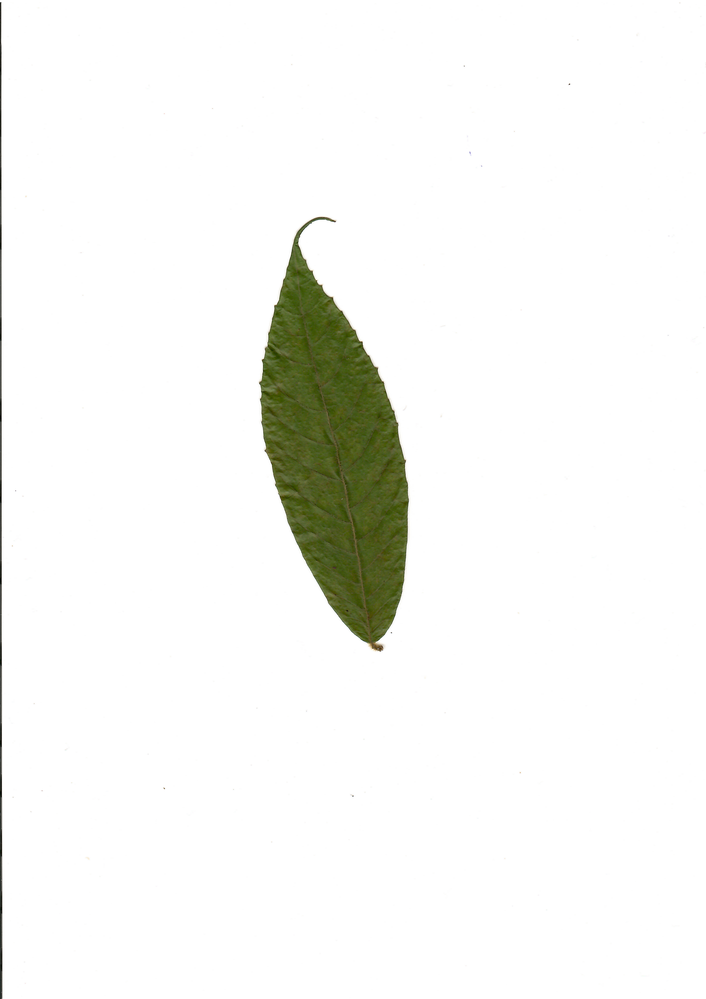
#> input picture sample_inputs/ANTO_291.tif, 706 x 999 px, shrunk from 2479 x 3507 before the run
$ python leaf_area_calculator.py
#> lines starting #> are read from the running program, lines starting #| are printed output that depends on the picture; after the words box and inside, x2 and y2 are one past the last pixel; in counts of white or black regions, pixels touching at a corner belong together
#> the answer given: sample_inputs
#> pass 2 of the loop in batch_process_leaves, `for pattern in search_patterns:`:
import os
import glob
import csv
import cv2
import numpy as np
import matplotlib.pyplot as plt
from sklearn.cluster import KMeans

def calculate_leaf_area_robust(image_path, dpi=300):
#> called with image_path = 'sample_inputs/ANTO_291.tif', dpi = 300
    img = cv2.imread(image_path)
#> img is the input picture: shape (999, 706, 3); mean B, G, R 242.6, 245.8, 245.1
    if img is None:
        raise ValueError(f"Could not load image at {image_path}")

    img_rgb = cv2.cvtColor(img, cv2.COLOR_BGR2RGB)

    pixel_values = img_rgb.reshape((-1, 3))
    pixel_values = np.float32(pixel_values)
    kmeans = KMeans(n_clusters=2, random_state=42, n_init=10)
    labels = kmeans.fit_predict(pixel_values)

    centers = kmeans.cluster_centers_
    leaf_cluster_label = np.argmin(np.mean(centers, axis=1))

    mask = (labels == leaf_cluster_label).astype(np.uint8)
    mask = mask.reshape(img_rgb.shape[:2])
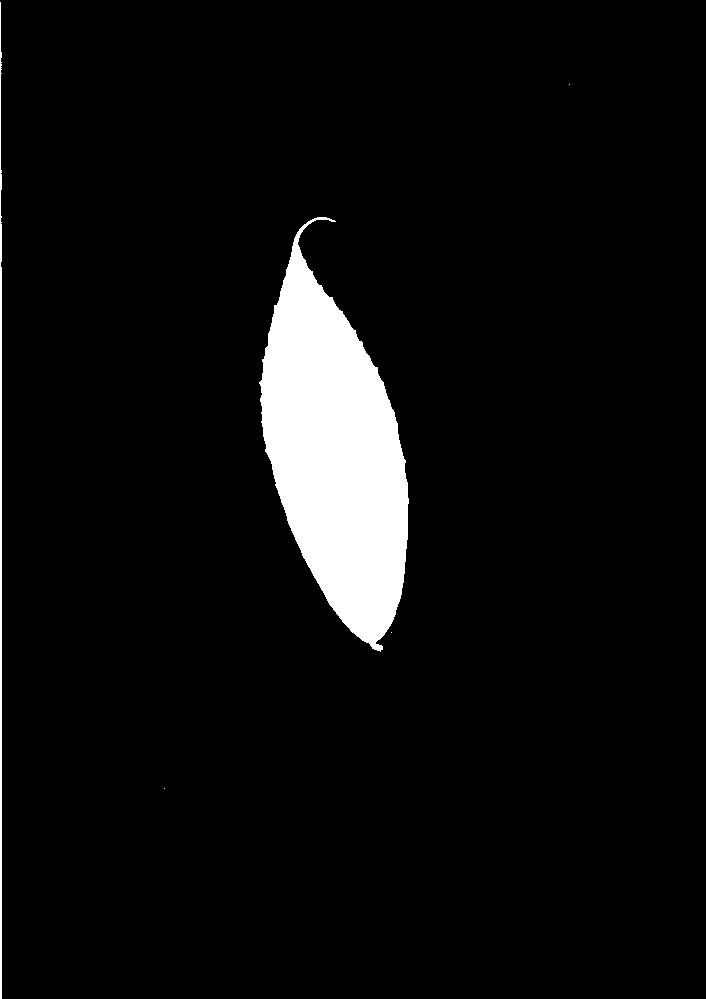
#> mask: shape (999, 706); values 0 (black) and 1 (white), 5.5% white; 5 white regions (3 under 20 px), largest, box (x1, y1, x2, y2) and area: (259, 217, 409, 652) 37330, (0, 2, 2, 999) 1801

    kernel = np.ones((5,5), np.uint8)
    mask_closed = cv2.morphologyEx(mask, cv2.MORPH_CLOSE, kernel)
#> mask_closed: shape (999, 706); values 0 (black) and 1 (white), 5.6% white; 5 white regions (3 under 20 px)

    contours, hierarchy = cv2.findContours(mask_closed, cv2.RETR_CCOMP, cv2.CHAIN_APPROX_SIMPLE)
#> contours = 5 contours, 3 with area under 20; largest, box (x1, y1, x2, y2) and area: (259, 217, 409, 652) 36878, (0, 0, 2, 999) 820

    mask_filled = np.zeros_like(mask)
    mask_exact = np.zeros_like(mask)

    min_leaf_area = 500
    min_hole_area = 150

    if hierarchy is not None:

        for i, cnt in enumerate(contours):
            parent_idx = hierarchy[0][i][3]
            if parent_idx == -1 and cv2.contourArea(cnt) > min_leaf_area:
                cv2.drawContours(mask_filled, [cnt], -1, 1, thickness=cv2.FILLED)
                cv2.drawContours(mask_exact, [cnt], -1, 1, thickness=cv2.FILLED)
#> this loop made 5 passes
#> cnt on passes 1, 2, 4: [[164, 788]], [[391, 632]], [[569, 84]]
#> mask_exact: shape (999, 706); values 0 (black) and 1 (white), 5.6% white; 2 white regions, box (x1, y1, x2, y2) and area: (259, 217, 409, 652) 37351, (0, 0, 2, 999) 1819

        for i, cnt in enumerate(contours):
            parent_idx = hierarchy[0][i][3]
            if parent_idx != -1 and cv2.contourArea(cnt) > min_hole_area:
                cv2.drawContours(mask_exact, [cnt], -1, 0, thickness=cv2.FILLED)


    pixels_per_cm = dpi / 2.54
    area_per_pixel = (1 / pixels_per_cm) ** 2

    exact_area_cm2 = np.sum(mask_exact) * area_per_pixel
#> exact_area_cm2 = 2.81
    filled_area_cm2 = np.sum(mask_filled) * area_per_pixel
#> filled_area_cm2 = 2.81

    return img_rgb, mask, mask_exact, exact_area_cm2, mask_filled, filled_area_cm2

def batch_process_leaves(input_dir, output_dir):
    os.makedirs(output_dir, exist_ok=True)

    csv_file_path = os.path.join(output_dir, 'leaf_areas_report.csv')
    search_patterns = [os.path.join(input_dir, '*.tif'), os.path.join(input_dir, '*.tiff'),
                       os.path.join(input_dir, '*.TIF'), os.path.join(input_dir, '*.TIFF')]

    image_paths = []
    for pattern in search_patterns:
        image_paths.extend(glob.glob(pattern))

    image_paths = list(set(image_paths))

    if not image_paths:
        print(f"No .tif or .tiff files found in {input_dir}")
        return

    print(f"Found {len(image_paths)} images. Starting processing...")
    csv_data = []

    for img_path in image_paths:
        filename = os.path.basename(img_path)
        base_name = os.path.splitext(filename)[0]
        print(f"Processing: {filename}...")

        try:

            original, noisy_mask, exact_mask, exact_area, filled_mask, filled_area = calculate_leaf_area_robust(img_path)
#> exact_area = 2.81; filled_area = 2.81

            csv_data.append([filename, round(exact_area, 4), round(filled_area, 4)])

            fig, ax = plt.subplots(1, 4, figsize=(20, 6))

            fig.suptitle(f"Sample: {base_name}", fontsize=20, fontweight='bold', color='darkblue')

            ax[0].imshow(original)
            ax[0].set_title("Original Image", fontsize=14)
            ax[0].axis('off')

            ax[1].imshow(noisy_mask, cmap='viridis')
            ax[1].set_title("Raw K-Means", fontsize=14)
            ax[1].axis('off')

            ax[2].imshow(exact_mask, cmap='plasma')
            ax[2].set_title(f"Exact Area (With Holes)\n{exact_area:.2f} cm²", fontsize=14, fontweight='bold', color='darkred')
            ax[2].axis('off')

            ax[3].imshow(filled_mask, cmap='plasma')
            ax[3].set_title(f"Filled Area (Holes Filled)\n{filled_area:.2f} cm²", fontsize=14, fontweight='bold', color='darkgreen')
            ax[3].axis('off')

            plt.tight_layout()

            plot_save_path = os.path.join(output_dir, f"{base_name}.png")
            plt.savefig(plot_save_path, bbox_inches='tight', dpi=150)
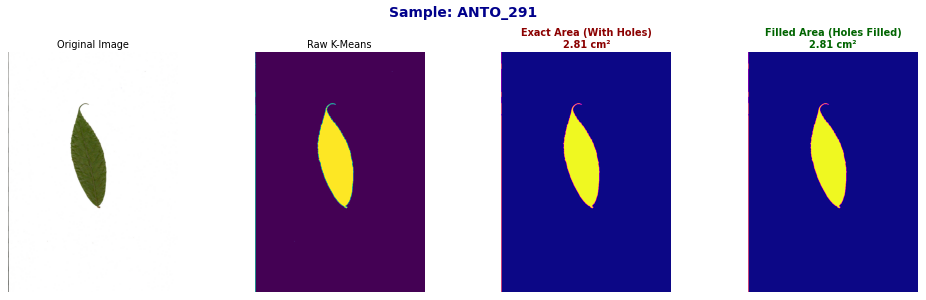
#> figure drawn by matplotlib, 4 panels
            plt.close(fig)

        except Exception as e:
            print(f"Error processing {filename}: {e}")
            csv_data.append([filename, "ERROR", "ERROR"])
#> pass 2 of the loop in batch_process_leaves, `for img_path in image_paths:`:
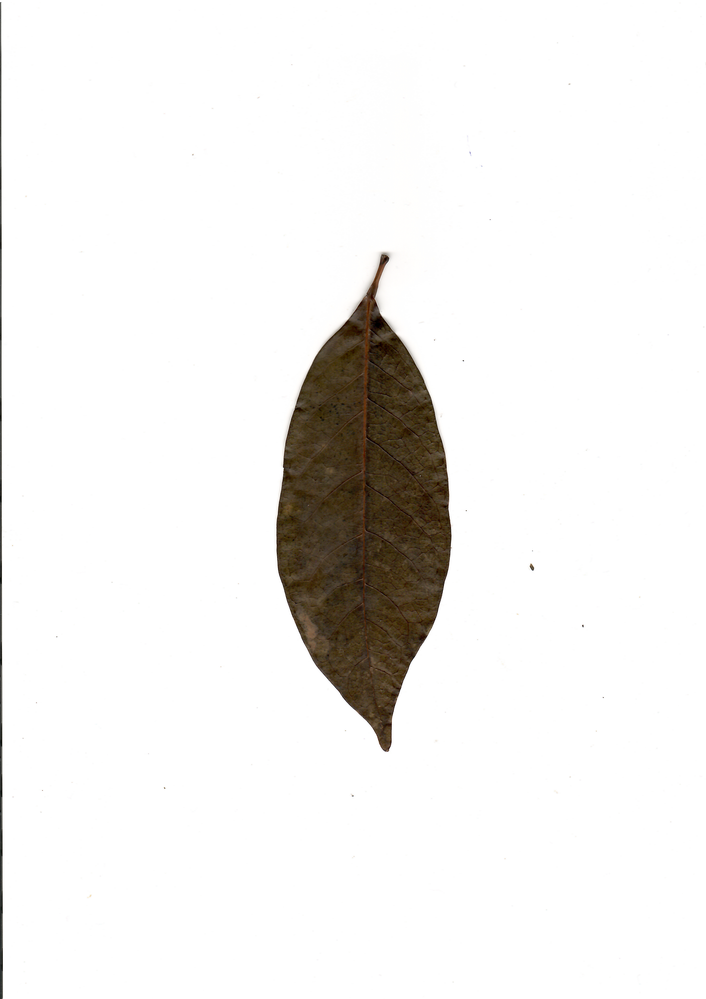
#> input picture sample_inputs/APCA_11.tif, 706 x 999 px, shrunk from 2479 x 3507 before the run
#> in calculate_leaf_area_robust, img is the input picture: shape (999, 706, 3); mean B, G, R 237.2, 238.9, 240.2
#> in calculate_leaf_area_robust (call 2), `mask = mask.reshape(img_rgb.shape[:2])`:
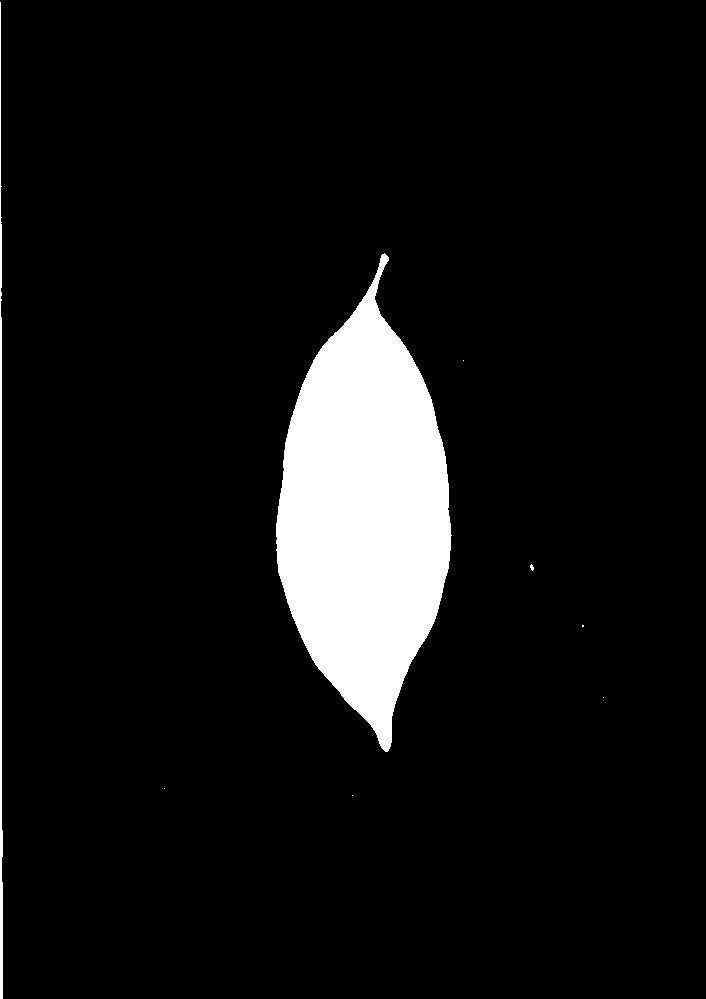
#> mask: shape (999, 706); values 0 (black) and 1 (white), 7.8% white; 8 white regions (6 under 20 px), largest, box (x1, y1, x2, y2) and area: (276, 253, 452, 752) 53163, (0, 2, 3, 999) 1896
#> mask_closed: shape (999, 706); values 0 (black) and 1 (white), 7.8% white; 8 white regions (6 under 20 px)
#> contours = 8 contours, 6 with area under 20; largest, box (x1, y1, x2, y2) and area: (276, 253, 452, 752) 52673, (0, 0, 3, 999) 910
#> the loop in calculate_leaf_area_robust (call 2), `for i, cnt in enumerate(contours):` made 8 passes
#> cnt on passes 1, 2, 3, 4, 6: [[352, 795]], [[164, 788]], [[603, 697]], [[582, 625], [582, 626], [583, 626], [583, 625]], [[463, 360]]
#> exact_area_cm2 = 3.95
#> in batch_process_leaves, `plt.savefig(plot_save_path, bbox_inches='tight', dpi=150)`:
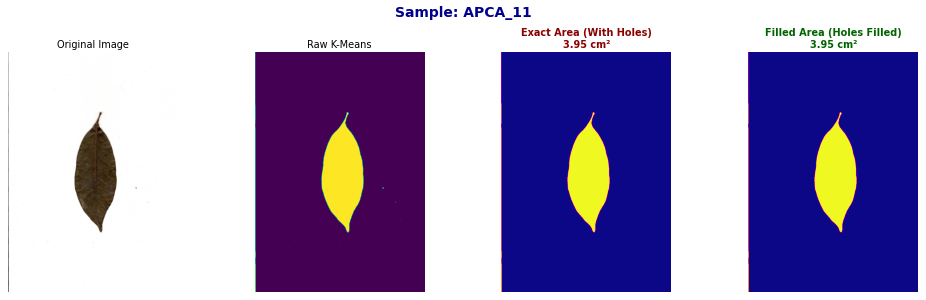
#> figure drawn by matplotlib, 4 panels

    print("\nWriting results to CSV...")
    with open(csv_file_path, mode='w', newline='') as file:
        writer = csv.writer(file)
        writer.writerow(['Filename', 'Exact_Leaf_Area_cm2', 'Filled_Leaf_Area_cm2'])
        writer.writerows(csv_data)

    print(f"Batch processing complete! Check the results in:\n{output_dir}")

if __name__ == "__main__":
    print("========================================")
    print("      Leaf Area Calculator Tool         ")
    print("========================================")

    input_directory = input("Enter the path to the folder containing your .tif images:\n> ").strip()

    if input_directory.startswith('"') and input_directory.endswith('"'):
        input_directory = input_directory[1:-1]

    if not os.path.isdir(input_directory):
        print(f"\nError: The directory '{input_directory}' does not exist.")
    else:
        output_directory = os.path.join(input_directory, "results")
        print("\nStarting Batch Process...")
        batch_process_leaves(input_directory, output_directory)

    print("\nProcess Finished.")
    input("Press Enter to close this window...")
